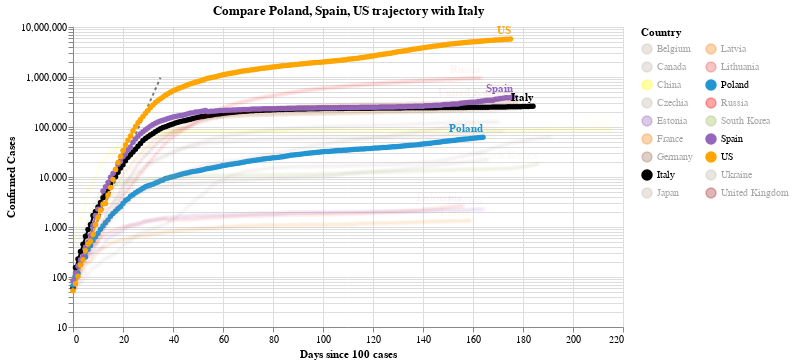

Notebook source saved alongside this figure:
### Code cell
#hide_input
chart2 = make_since_chart(dff2, ['Poland', 'Spain', 'US'], baseline_countries)
chart2

### Figure 1 — Vega-Lite specification as saved in the notebook (floating-point values rounded to 4 significant figures; data arrays with more than 128 entries replaced by an {"elided": "..."} marker saying what was removed)
{"config": {"view": {"continuousWidth": 400, "continuousHeight": 300}}, "layer": [{"data": {"name": "data-628230001892d6798b50651be41d1b3e"}, "mark": {"type": "line", "color": "black", "opacity": 0.5, "strokeDash": [3, 3]}, "encoding": {"x": {"type": "quantitative", "field": "Days since 100 cases"}, "y": {"type": "quantitative", "field": "Confirmed Cases"}}}, {"data": {"name": "data-d94bc2ac0dfcdea70c09ff51f5a6138a"}, "mark": {"type": "line", "point": true}, "encoding": {"color": {"type": "nominal", "field": "Country", "legend": {"columns": 2}, "scale": {"domain": ["Belgium", "Canada", "China", "Czechia", "Estonia", "France", "Germany", "Italy", "Japan", "Latvia", "Lithuania", "Poland", "Russia", "South Korea", "Spain", "US", "Ukraine", "United Kingdom"], "range": ["#C1B7AD", "#C1B7AD", "yellow", "#C1B7AD", "#9467bd", "#F58518", "#9D755D", "black", "#C1B7AD", "#F58518", "#E45756", "#2495D3", "red", "#A1BA59", "#9467bd", "orange", "#C1B7AD", "brown"]}}, "opacity": {"condition": {"value": 1, "selection": "selector004"}, "value": 0.05}, "tooltip": [{"type": "nominal", "field": "Country"}, {"type": "temporal", "field": "Date"}, {"type": "quantitative", "field": "Confirmed Cases"}, {"type": "quantitative", "field": "Days since 100 cases"}], "x": {"type": "quantitative", "field": "Days since 100 cases"}, "y": {"type": "quantitative", "field": "Confirmed Cases", "scale": {"type": "log"}}}, "selection": {"selector004": {"type": "multi", "fields": ["Country"], "bind": "legend", "init": [{"Country": "Poland"}, {"Country": "Spain"}, {"Country": "US"}, {"Country": "Italy"}]}}, "width": 550}, {"data": {"name": "data-d94bc2ac0dfcdea70c09ff51f5a6138a"}, "mark": {"type": "text", "align": "right", "dy": -8, "fontWeight": "bold"}, "encoding": {"color": {"type": "nominal", "field": "Country", "legend": {"columns": 2}, "scale": {"domain": ["Belgium", "Canada", "China", "Czechia", "Estonia", "France", "Germany", "Italy", "Japan", "Latvia", "Lithuania", "Poland", "Russia", "South Korea", "Spain", "US", "Ukraine", "United Kingdom"], "range": ["#C1B7AD", "#C1B7AD", "yellow", "#C1B7AD", "#9467bd", "#F58518", "#9D755D", "black", "#C1B7AD", "#F58518", "#E45756", "#2495D3", "red", "#A1BA59", "#9467bd", "orange", "#C1B7AD", "brown"]}}, "opacity": {"condition": {"value": 1, "selection": "selector004"}, "value": 0.05}, "text": {"type": "nominal", "field": "Country"}, "tooltip": [{"type": "nominal", "field": "Country"}, {"type": "temporal", "field": "Date"}, {"type": "quantitative", "field": "Confirmed Cases"}, {"type": "quantitative", "field": "Days since 100 cases"}], "x": {"type": "quantitative", "field": "Days since 100 cases"}, "y": {"type": "quantitative", "field": "Confirmed Cases", "scale": {"type": "log"}}}, "transform": [{"filter": "(datum['Date'] >= 1598227200000)"}], "width": 550}], "title": "Compare Poland, Spain, US trajectory with Italy", "$schema": "https://vega.github.io/schema/vega-lite/v4.0.2.json", "datasets": {"data-628230001892d6798b50651be41d1b3e": [{"Days since 100 cases": 0, "Confirmed Cases": 100.0}, {"Days since 100 cases": 1, "Confirmed Cases": 130.0}, {"Days since 100 cases": 2, "Confirmed Cases": 169.0}, {"Days since 100 cases": 3, "Confirmed Cases": 219.7}, {"Days since 100 cases": 4, "Confirmed Cases": 285.6}, {"Days since 100 cases": 5, "Confirmed Cases": 371.3}, {"Days since 100 cases": 6, "Confirmed Cases": 482.7}, {"Days since 100 cases": 7, "Confirmed Cases": 627.5}, {"Days since 100 cases": 8, "Confirmed Cases": 815.7}, {"Days since 100 cases": 9, "Confirmed Cases": 1060.0}, {"Days since 100 cases": 10, "Confirmed Cases": 1379.0}, {"Days since 100 cases": 11, "Confirmed Cases": 1792.0}, {"Days since 100 cases": 12, "Confirmed Cases": 2330.0}, {"Days since 100 cases": 13, "Confirmed Cases": 3029.0}, {"Days since 100 cases": 14, "Confirmed Cases": 3937.0}, {"Days since 100 cases": 15, "Confirmed Cases": 5119.0}, {"Days since 100 cases": 16, "Confirmed Cases": 6654.0}, {"Days since 100 cases": 17, "Confirmed Cases": 8650.0}, {"Days since 100 cases": 18, "Confirmed Cases": 11250.0}, {"Days since 100 cases": 19, "Confirmed Cases": 14620.0}, {"Days since 100 cases": 20, "Confirmed Cases": 19000.0}, {"Days since 100 cases": 21, "Confirmed Cases": 24710.0}, {"Days since 100 cases": 22, "Confirmed Cases": 32120.0}, {"Days since 100 cases": 23, "Confirmed Cases": 41750.0}, {"Days since 100 cases": 24, "Confirmed Cases": 54280.0}, {"Days since 100 cases": 25, "Confirmed Cases": 70560.0}, {"Days since 100 cases": 26, "Confirmed Cases": 91730.0}, {"Days since 100 cases": 27, "Confirmed Cases": 119300.0}, {"Days since 100 cases": 28, "Confirmed Cases": 155000.0}, {"Days since 100 cases": 29, "Confirmed Cases": 201500.0}, {"Days since 100 cases": 30, "Confirmed Cases": 262000.0}, {"Days since 100 cases": 31, "Confirmed Cases": 340600.0}, {"Days since 100 cases": 32, "Confirmed Cases": 442800.0}, {"Days since 100 cases": 33, "Confirmed Cases": 575600.0}, {"Days since 100 cases": 34, "Confirmed Cases": 748300.0}, {"Days since 100 cases": 35, "Confirmed Cases": 972800.0}], "data-d94bc2ac0dfcdea70c09ff51f5a6138a": {"elided": "3147 records"}}}
